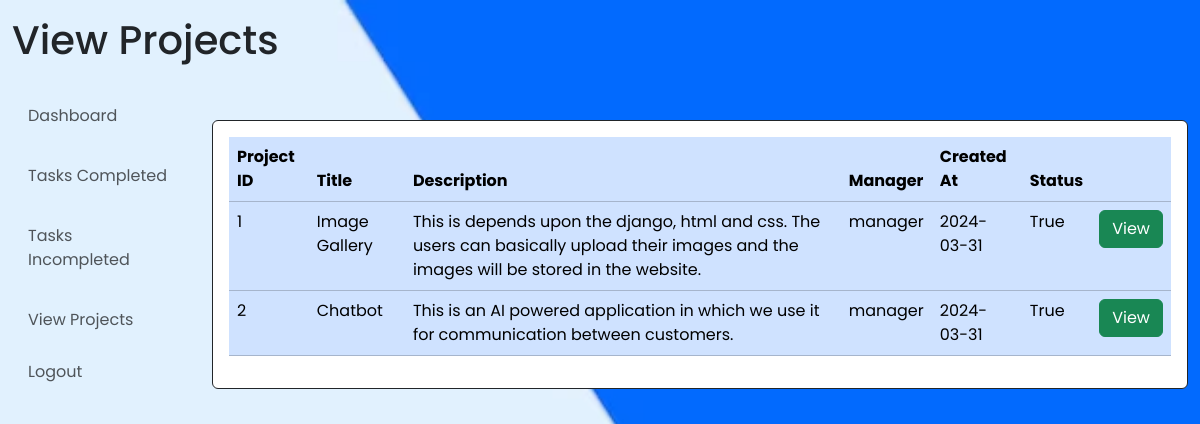
/employee/employee_view_projects (signed in), run on the app's committed database.
### manager/models.py (models this page shows, shortened)
class Project(models.Model):
    id = models.AutoField(primary_key=True)
    project_title = models.CharField(max_length=50, null=False)
    description = models.TextField()
    created_at = models.DateTimeField(auto_now_add=True)
    manager = models.ForeignKey(User, on_delete=models.CASCADE)
    status = models.BooleanField(default=False)

### employee/views.py (the view)
# urls.py: path('employee_view_projects', employee_view_projects, name="employee_view_projects"),
@never_cache
@login_required
def employee_view_projects(request):
    if not request.user.is_staff:
        projects = Project.objects.filter(
            status=True,
            projectupload__isnull=False
        )
        return render(request, "employee/view_projects.html", {"projects": projects})
    return redirect("manager_home")

### templates/employee/view_projects.html (shortened to what this page needs)
<!DOCTYPE html>
<html lang="en">
<head>
    {% load static %}
    {% include 'includes.html' %}
</head>
<body>
    <div class="container-fluid mt-3">
        <h1>View Projects</h1>
        <div class="row">
            <div class="col-2">
                {% include 'employee/navbar.html' %}
            </div>
            <div class="col-10 mt-5">
                <div class="card border-dark">
                    <div class="card-body">
                        <div
                            class="table-responsive"
                        >
                            <table
                                class="table table-primary"
                            >
                                <thead>
                                    <tr>
                                        <th scope="col">Project ID</th>
                                        <th scope="col">Title</th>
                                        <th scope="col">Description</th>
                                        <th scope="col">Manager</th>
                                        <th scope="col">Created At</th>
                                        <th scope="col">Status</th>
                                        <th scope="col"></th>
                                    </tr>
                                </thead>
                                <tbody>
                                    {% for i in projects %}
                                        <tr>
                                            <td>{{i.id}}</td>
                                            <td>{{i.project_title}}</td>
                                            <td>{{i.description}}</td>
                                            <td>{{i.manager.username}}</td>
                                            <td>{{i.created_at|date:"Y-m-d"}}</td>
                                            <td>{{i.status}}</td>
                                            <td><a href="{% url 'employee_view_project' i.id %}" class="btn btn-success">View</a></td>
                                        </tr>
                                    {% endfor %}
                                </tbody>
                            </table>
                        </div>
                    </div>
                </div>
            </div>
        </div>
    </div>
</body>
</html>

### data on the page
Project: id "1", project_title "Image Gallery", description "This is depends upon the django, html and css. The users can basically upload their images and the images will be stored in the website.", manager.username "manager", created_at "2024-03-31", status "True"
Project: id "2", project_title "Chatbot", description "This is an AI powered application in which we use it for communication between customers.", manager.username "manager", created_at "2024-03-31", status "True"
